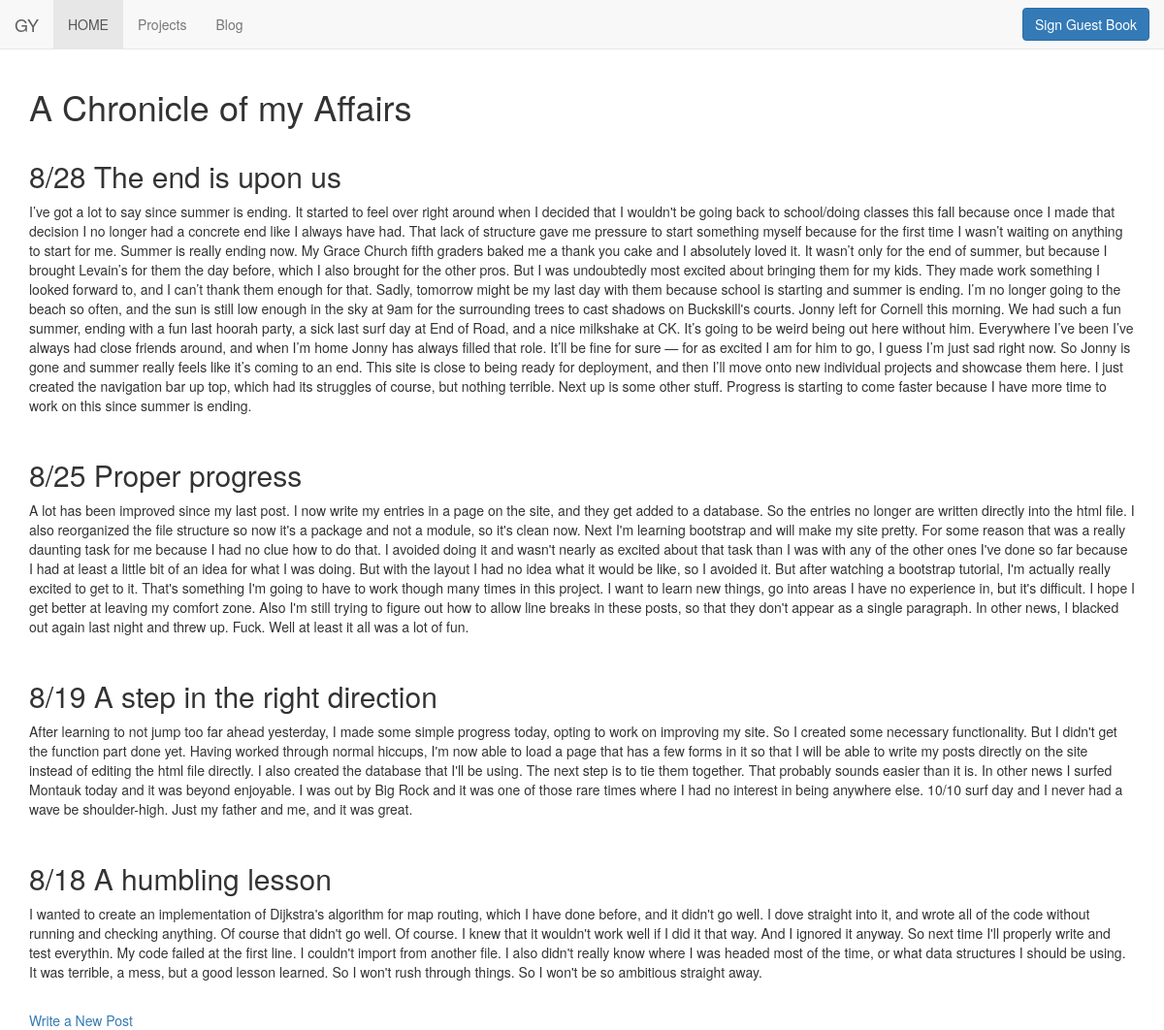
Page /blog on the committed database.
### mysite/models.py (models this page shows, shortened)
class Post(db.Model):
	title = db.Column(db.String, nullable=False, primary_key=True)
	date_posted = db.Column(db.DateTime, nullable=False, default=datetime.utcnow)
	content = db.Column(db.Text, nullable=False)

### mysite/routes.py (the view)
@app.route('/blog')
def blog():
	posts = Post.query.all()
	return render_template('blog.html', title='GY Blog', posts=posts)

### mysite/templates/blog.html
{% extends "layout.html" %}
{% block content %}
	<h1>A Chronicle of my Affairs</h1>
	{% for post in posts[::-1] %}
		<article class="media content-section">
			<div class="media-body">
				<h2>{{ post.date_posted.month }}/{{post.date_posted.day }} {{ post.title }}</h2>
				<p>{{ post.content }}</p>
			</div>
	{% endfor %}
	<br>
	<a href="{{ url_for('makepost') }}">Write a New Post</a>
{% endblock content %}

### mysite/templates/layout.html (shortened to what this page needs)
<!DOCTYPE html>
<html>
<head>
	<link rel="stylesheet" href="https://stackpath.bootstrapcdn.com/bootstrap/3.4.1/css/bootstrap.min.css">
	<link rel="stylesheet" type="text/css" href="{{ url_for('static', filename='main.css') }}">
</head>
<body>
	<div class="container-fluid">
		<nav class="navbar navbar-default navbar-fixed-top">
			<div class="container-fluid">
				<div class="navbar-header">
					<a class="navbar-brand" href="{{ url_for('home') }}">GY</a>
				</div>
				<div class="collapse navbar-collapse" id="example-navbar-collapse">
					<ul class="nav navbar-nav">
				      <li class="active"><a href="{{ url_for('home') }}">HOME</a></li>
				      <li><a href="{{ url_for('projects') }}">Projects</a></li>
				      <li><a href="{{ url_for('blog') }}">Blog</a></li>
				    </ul>
				    <div class="container-fluid">
				    	<a href="{{ url_for('guestbook') }}" class="btn btn-primary navbar-btn navbar-right" role="button">Sign Guest Book</a>
					</div>
				</div>
			</div>
		</nav>
	</div>
	<div class="container">
		{% block content %}{% endblock %}
	</div>
</body>
</html>

### mysite/static/main.css (style rules this page uses)
body { padding-top: 70px; }

### rows in the picture
Post: date_posted.month "8", date_posted.day "28", title "The end is upon us", content "I’ve got a lot to say since summer is ending. It started to feel over right around when I decided that I wouldn't be going back to school/doing classes this fall because once I made that decision I no longer had a concrete end like I always have had. That lack of structure gave me pressure to start something myself because for the first time I wasn’t waiting on anything to start for me. Summer is really ending now. My Grace Church fifth graders baked me a thank you cake and I absolutely loved it. It wasn’t only for the end of summer, but because I brought Levain’s for them the day before, which I also brought for the other pros. But I was undoubtedly most excited about bringing them for my…"
Post: date_posted.month "8", date_posted.day "25", title "Proper progress", content "A lot has been improved since my last post. I now write my entries in a page on the site, and they get added to a database. So the entries no longer are written directly into the html file. I also reorganized the file structure so now it's a package and not a module, so it's clean now. Next I'm learning bootstrap and will make my site pretty. For some reason that was a really daunting task for me because I had no clue how to do that. I avoided doing it and wasn't nearly as excited about that task than I was with any of the other ones I've done so far because I had at least a little bit of an idea for what I was doing. But with the layout I had no idea what it would be like, so I avoided it.…"
Post: date_posted.month "8", date_posted.day "19", title "A step in the right direction", content "After learning to not jump too far ahead yesterday, I made some simple progress today, opting to work on improving my site. So I created some necessary functionality. But I didn't get the function part done yet. Having worked through normal hiccups, I'm now able to load a page that has a few forms in it so that I will be able to write my posts directly on the site instead of editing the html file directly. I also created the database that I'll be using. The next step is to tie them together. That probably sounds easier than it is. In other news I surfed Montauk today and it was beyond enjoyable. I was out by Big Rock and it was one of those rare times where I had no interest in being…"
Post: date_posted.month "8", date_posted.day "18", title "A humbling lesson", content "I wanted to create an implementation of Dijkstra's algorithm for map routing, which I have done before, and it didn't go well. I dove straight into it, and wrote all of the code without running and checking anything. Of course that didn't go well. Of course. I knew that it wouldn't work well if I did it that way. And I ignored it anyway. So next time I'll properly write and test everythin. My code failed at the first line. I couldn't import from another file. I also didn't really know where I was headed most of the time, or what data structures I should be using. It was terrible, a mess, but a good lesson learned. So I won't rush through things. So I won't be so ambitious straight away."
